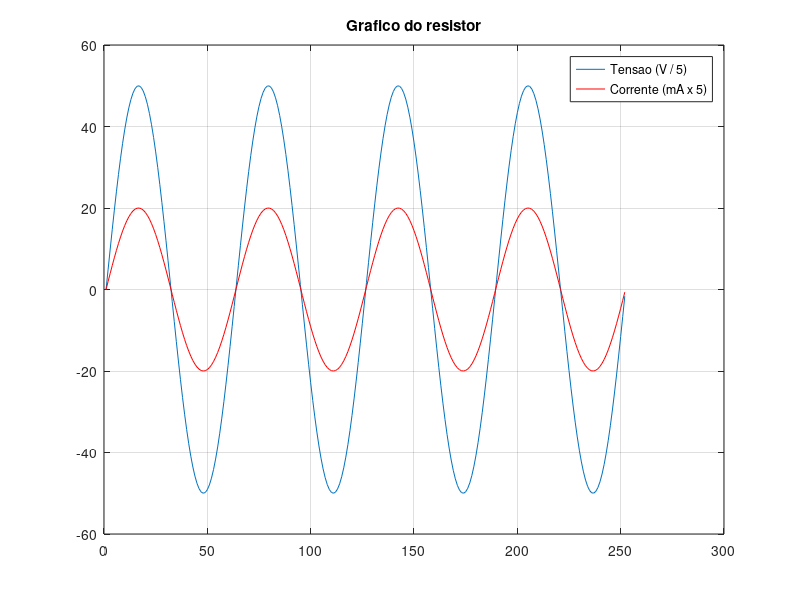

Here is the MATLAB script that generated this plot: (Note: this script raises an error after producing the figure.)
t=-4*pi:0.1:4*pi;
am=10/5;
V=1*5;
am=am*10;V=V*10;
figure
plot(V*sin(t));
hold on
grid on
plot(am*sin(t),'r');
legend('Tensao (V / 5)','Corrente (mA x 5)');
title('Grafico do resistor');
figure
plot(V*sin(t+rad(90)));
hold on
grid on
plot(am*sin(t),'r');
legend('Tensao (V / 5)','Corrente (mA x 5)');
title('Grafico do indutor');
figure
plot(V*sin(t));
hold on
grid on
plot(am*sin(t+rad(90)),'r');
legend('Tensao (V / 5)','Corrente (mA x 5)');
title('Grafico do capacitor');
